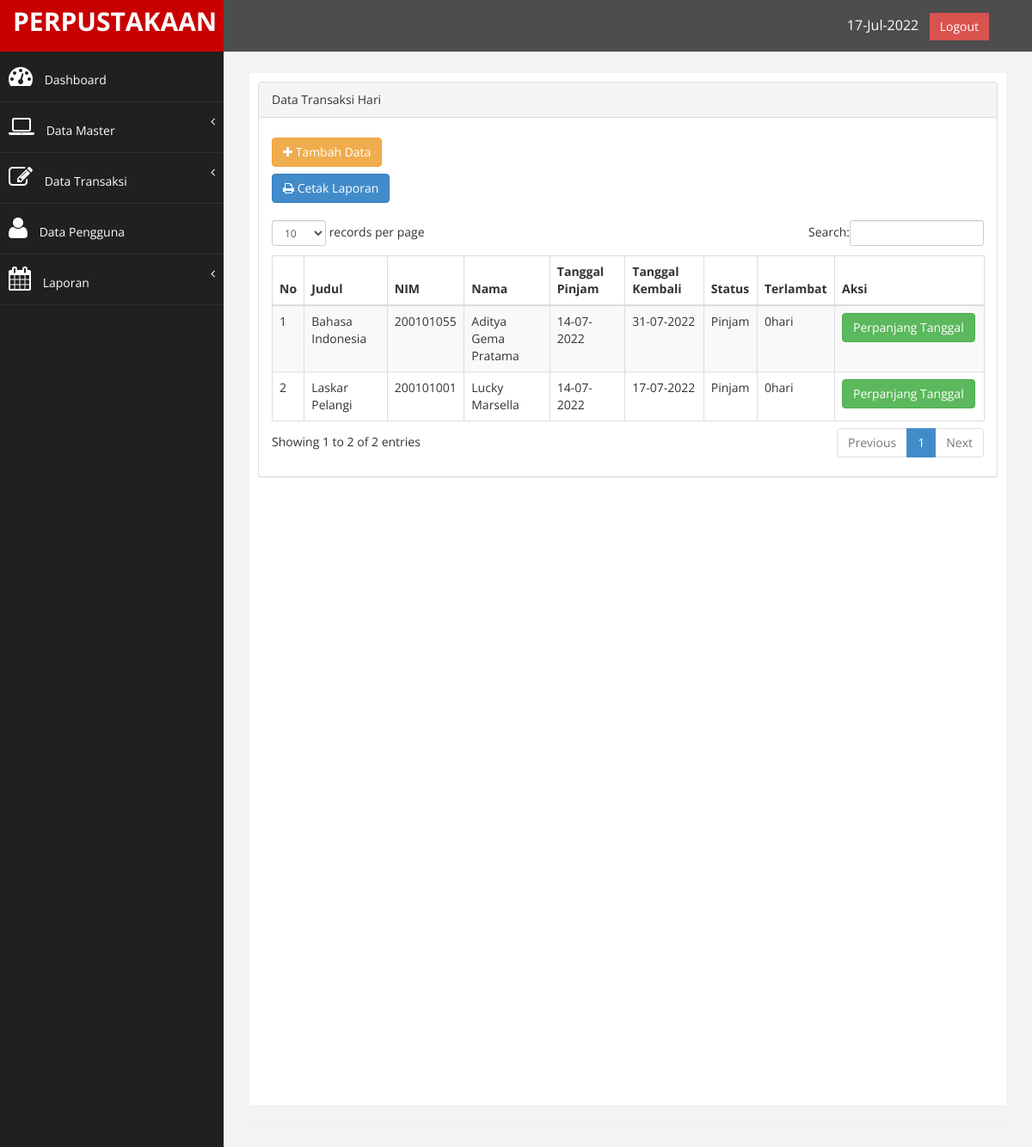
The page /index.php?page=transaksi (signed in) on the database its author committed.
### tables this page shows
CREATE TABLE `tb_transaksi` (
  `id` int(11) NOT NULL,
  `id_buku` int(11) NOT NULL,
  `judul` varchar(200) NOT NULL,
  `nis` int(11) NOT NULL,
  `nama` varchar(200) NOT NULL,
  `tgl_pinjam` varchar(30) NOT NULL,
  `tgl_kembali` varchar(30) NOT NULL,
  `status` varchar(100) NOT NULL,
  `tgl_input` timestamp NOT NULL DEFAULT current_timestamp() ON UPDATE current_timestamp()
);

CREATE TABLE `tb_buku` (
  `id_buku` int(11) NOT NULL,
  `judul` varchar(200) NOT NULL,
  `pengarang` varchar(100) NOT NULL,
  `penerbit` varchar(100) NOT NULL,
  `tahun_terbit` varchar(4) NOT NULL,
  `isbn` varchar(25) NOT NULL,
  `jumlah_buku` int(11) NOT NULL,
  `lokasi` varchar(50) NOT NULL,
  `tgl_input` timestamp NOT NULL DEFAULT current_timestamp() ON UPDATE current_timestamp()
);

CREATE TABLE `tb_anggota` (
  `nis` int(10) NOT NULL,
  `nama` varchar(200) NOT NULL,
  `tempat_lahir` varchar(100) NOT NULL,
  `tgl_lahir` date NOT NULL,
  `jk` enum('L','P') NOT NULL,
  `kelas` char(11) NOT NULL,
  `tgl_input` timestamp NOT NULL DEFAULT current_timestamp() ON UPDATE current_timestamp()
);

### function.php (called while the page is built)
<?php
function terlambat($tgl_dateline, $tgl_kembali) {
$tgl_dateline_pcs = explode ("-", $tgl_dateline);
$tgl_dateline_pcs = $tgl_dateline_pcs[2]."-".$tgl_dateline_pcs[1]."-".$tgl_dateline_pcs[0];
$tgl_kembali_pcs = explode ("-", $tgl_kembali);
$tgl_kembali_pcs = $tgl_kembali_pcs[2]."-".$tgl_kembali_pcs[1]."-".$tgl_kembali_pcs[0];
$selisih = strtotime ($tgl_kembali_pcs) - strtotime ($tgl_dateline_pcs);
$selisih = $selisih / 86400;
if ($selisih>=1) {
	$hasil_tgl = floor($selisih);
}
else {
	$hasil_tgl = 0;
}
return $hasil_tgl;
}
?>

### page/transaksi/transaksi.php (the view)
<div class="row">
<div class="col-md-12">
<div class="panel panel-default">
    <div class="panel-heading">
         Data Transaksi Hari
    </div>
    <div class="panel-body">
        <div class="table-responsive">
            <div>
                <a href="?page=transaksi&aksi=tambah" class="btn btn-warning" style="margin-top: 8px;"><i class="fa fa-plus"></i> Tambah Data</a>
            </div>
            <a href="?page=transaksi&aksi=cetak" class="btn btn-primary" style="margin-top: 8px;"><i class="fa fa-print"></i> Cetak Laporan </a>
            </div><br>
            <table class="table table-striped table-bordered table-hover" id="dataTables-example">
                <thead>
                    <tr>
                        <th>No</th>
                        <th>Judul</th>
                        <th>NIM</th>
                        <th>Nama</th>
                        <th>Tanggal Pinjam</th>
                        <th>Tanggal Kembali</th>
                        <th>Status</th>
                        <th>Terlambat</th>
                        <th width="21%">Aksi</th>
                    </tr>
                </thead>
                <tbody>
                    <?php
                        $no = 1;
                        $sql = $koneksi->query("select * from tb_transaksi where status='pinjam' ");
                        while ($data= $sql->fetch_assoc()) {
                    ?>
                    <tr>
                        <td><?php echo $no++; ?></td>
                        <td>
                            <?php
                                $test = $data['id_buku'];
                                $jbuku = $koneksi->query("SELECT * FROM tb_buku WHERE id_buku=$test");
                                $jjbuku = $jbuku->fetch_assoc();
                                echo $jjbuku['judul'];
                             ?>
                        </td>
                        <td>
                            <?php
                                $anggota = $data['nis'];
                                $anggotaa = $koneksi->query("SELECT * FROM tb_anggota WHERE nis=$anggota");
                                $show = $anggotaa->fetch_assoc();
                                echo $show['nis'];
                             ?>
                        </td>
                        <td><?php echo $show['nama'];;?></td>
                        <td><?php echo $data['tgl_pinjam'];?></td>
                        <td><?php echo $data['tgl_kembali'];?></td>
                        <td><?php echo $data['status'];?></td>
                        <td>
                        	<?php
                        	$tanggal_dateline = $data['tgl_kembali'];
                        	$tgl_kembali=date('Y-m-d');
                        	$lambat = terlambat($tanggal_dateline, $tgl_kembali);
                        	if ($lambat>0) {
                        		echo "<font color='red'>$lambat hari </font>";
                        	}else{
                        		echo $lambat . "hari";
                        	}
                        	?>
                        </td>
                        <td>
                            <a href="?page=transaksi&aksi=perpanjang&id=<?php echo $data['id']; ?>&judul=<?php echo $data['judul'];?>&tgl_kembali=<?php echo $data['tgl_kembali']?>&lambat=<?php echo $lambat; ?>" class="btn btn-success" >Perpanjang Tanggal</a>
                        </td>
                    </tr>
                    <?php  } ?>
                </tbody>
                </table>
              </div>
    </div>
</div>
</div>
</div>

### index.php (shortened to what this page needs)
<?php
    $koneksi = new mysqli("localhost","root","","db_perpustakaan");
    include "function.php";
    if($_SESSION['admin'] || $_SESSION['user']){
?>
<!DOCTYPE html>
<html xmlns="http://www.w3.org/1999/xhtml">
<head>
    <link href="assets/css/bootstrap.css" rel="stylesheet" />
    <link href="assets/css/font-awesome.css" rel="stylesheet" />
    <link href="assets/css/custom.css" rel="stylesheet" />
   <link href="assets/js/dataTables/dataTables.bootstrap.css" rel="stylesheet" />
</head>
<body>
    <div id="wrapper">
        <nav class="navbar navbar-default navbar-cls-top " role="navigation" style="margin-bottom: 0">
            <div class="navbar-header">
                <a class="navbar-brand" href="index.php">PERPUSTAKAAN</a>
            </div>
  <div style="color: white;
padding: 15px 50px 5px 50px;
float: right;
font-size: 16px;"><?php echo date('d-M-Y'); ?> &nbsp; <a href="logout.php" class="btn btn-danger square-btn-adjust">Logout</a> </div>
        </nav>
                <nav class="navbar-default navbar-side" role="navigation">
            <div class="sidebar-collapse">
                <ul class="nav" id="main-menu">
                    <li>
                        <a  href="index.php"><i class="fa fa-dashboard fa-2x"></i> Dashboard</a>
                    </li>
                    <li>
                        <a href="#"><i class="fa fa-laptop fa-2x"></i> Data Master<span class="fa arrow"></span></a>
                     </li>
                    <li>
                        <a  href="#"><i class="fa fa-edit fa-2x"></i></i> Data Transaksi <span class="fa arrow"></span</a>
                    </li>
                    <?php if ($_SESSION['admin']) {?>
                    <li>
                        <a  href="?page=pengguna"><i class="fa fa-user fa-2x"></i></i> Data Pengguna</a>
                    </li>
                    <li>
                        <a href="#"><i class="fa fa-calendar fa-2x"></i> Laporan<span class="fa arrow"></span></a>
                     </li>
                    <?php } ?>
                </ul>
            </div>
        </nav>
        <div id="page-wrapper" >
            <div id="page-inner">
                <div class="row">
                    <div class="col-md-12">
                     	<?php
                     		$page = $_GET['page'];
                     		$aksi = $_GET['aksi'];
                     		if ($page == "buku") {
                     			if ($aksi == "") {
                     				include "page/buku/buku.php";
                     			}elseif ($aksi== "tambah") {
                                    include "page/buku/tambah.php";
                                }elseif ($aksi== "ubah") {
                                    include "page/buku/ubah.php";
                                }elseif ($aksi== "hapus") {
                                    include "page/buku/hapus.php";
                                }elseif ($aksi== "cetak") {
                                    include "page/buku/form_laporan_buku.php";
                                }
                     		}elseif ($page == "transaksi" ) {
                     			if ($aksi == "") {
                     				include "page/transaksi/transaksi.php";
                     			}elseif ($aksi == "tambah") {
                                    include "page/transaksi/tambah.php";
                                }elseif ($aksi == "kembali") {
                                    include "page/transaksi/kembali.php";
                                }elseif ($aksi == "perpanjang") {
                                    include "page/transaksi/perpanjang.php";
                                }elseif ($aksi== "cetak") {
                                    include "page/transaksi/form_laporan_transaksi.php";
                                }
                            }elseif ($page=="") {
                                include "home.php";
                            }
                     	?>
                    </div>
                </div>
                 <hr />
    </div>
            </div>
</body>
</html>
<?php
    }else{
        header("location:login.php");
    }
?>

### assets/css/custom.css (style rules this page uses)
body { font-family: 'Open Sans', sans-serif; }
#wrapper { width: 100%; background:#202020; }
#page-wrapper { padding: 15px 15px; min-height: 600px; background:#F3F3F3; }
#page-inner { width:100%; margin:10px 20px 10px 0px; background-color:#fff!important; padding:10px; min-height:1200px; }
.square-btn-adjust { border: 0px solid transparent; -webkit-border-radius: 0px; -moz-border-radius: 0px; border-radius: 0px; }
.navbar-cls-top .navbar-brand { color: #fff; background: #C90000; width: 260px; text-align: center; height: 60px; font-size: 30px; font-weight: 700; }
.arrow { float: right; }
.fa.arrow:before { content: "\f104"; }
.nav-second-level li a { padding-left: 37px; }
.sidebar-collapse , .sidebar-collapse .nav { background:none; }
.sidebar-collapse .nav { padding:0; }
.sidebar-collapse .nav > li > a { color:#fff; background:#202020; text-shadow:none; }
.sidebar-collapse > .nav > li > a { padding:15px 10px; }
.sidebar-collapse > .nav > li { border-bottom: 1px solid rgba(107, 108, 109, 0.19); }
.nav-second-level > li > a:before , .nav-third-level > li > a:before { content:""; display:block; position:absolute; left:20px; width:15px; height:1px; background:#ff0000; top:20px; }
.nav-second-level > li > a:after, .nav-third-level > li > a:after { content:""; display:block; position:absolute; left:20px; width:1px; height:100%; background:#ff0000; top:0px; z-index:10; }
.navbar-side { border:none; background-color: #202020; }
.navbar-cls-top { background:#4D4D4D; border-bottom:none; }
.navbar-default { border:0px solid black; }
.navbar-header { background: #A70303; }
.nav > li > a > i { margin-right:10px; }
@media (min-width:768px) { #page-wrapper { margin: 0 0 0 260px; padding: 15px 30px; min-height: 1200px; } }
@media (min-width:768px) { .navbar-side { z-index: 1; position: absolute; width: 260px; } }
@media (min-width:768px) { .navbar { border-radius: 0px; } }

### rows shown on the page
tb_transaksi: id_buku.judul "Bahasa Indonesia", tb_anggota.nis "200101055", tb_anggota.nama "Aditya Gema Pratama", tgl_pinjam "14-07-2022", tgl_kembali "31-07-2022", status "Pinjam", tgl_kembali "0"
tb_transaksi: id_buku.judul "Laskar Pelangi", tb_anggota.nis "200101001", tb_anggota.nama "Lucky Marsella", tgl_pinjam "14-07-2022", tgl_kembali "17-07-2022", status "Pinjam", tgl_kembali "0"
